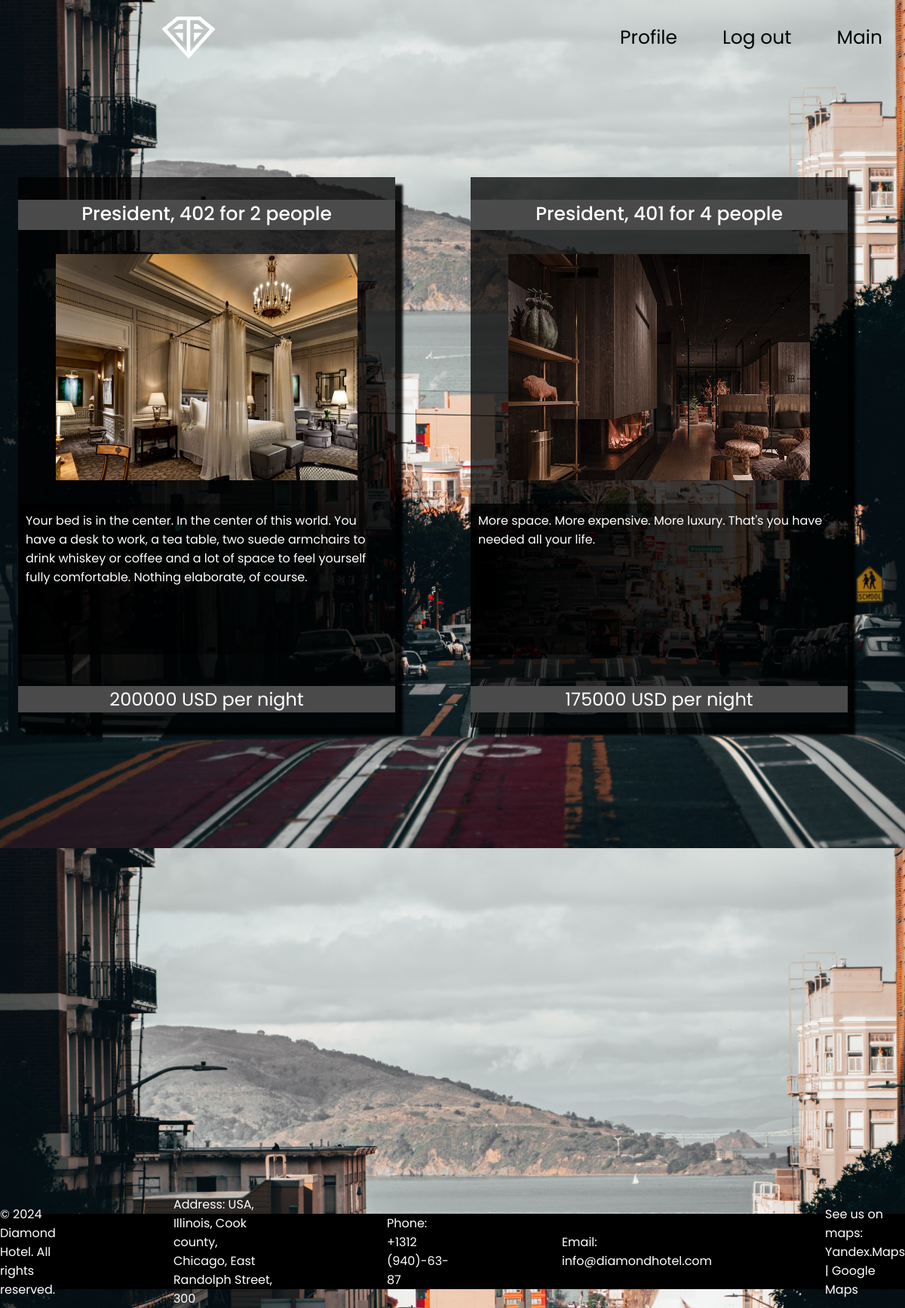
The page //rooms/ (signed in) on the database its author committed.
### direct/models.py (models this page shows, shortened)
class Room(models.Model):
    name = models.CharField(max_length=9)
    number = models.IntegerField()
    description = models.TextField()
    price = models.IntegerField()
    capacity = models.IntegerField()
    photo=models.ImageField(upload_to="static/images/rooms")
    is_available = models.BooleanField(default=True)
    class Meta:
        ordering=['-price']

### direct/views.py (the view)
# urls.py: path('rooms/', views.rooms, name='rooms'),
def rooms(request):
    if request.method == "GET":
        rooms = Room.objects.all()
        return render(request, 'rooms.html', {'rooms': rooms})

### direct/templates/rooms.html (shortened to what this page needs)
<!DOCTYPE html>
{% load static %}
<html lang="en">
<head>
</head>
<body>
    <header id="header">
        <div class="logobox">
          <img id="logo" src="{% static 'images/diamond.png'%}" alt="">
        </div>
          <ul id="headerul">
            {% if request.user.is_authenticated %}
            <li><a href="{% url 'profile' %}">Profile</a></li>
            <li>
              <form id="sign_out" method="post" action="{% url 'signout' %}" novalidate>{% csrf_token %}<button type="submit" style="background-color: rgba(0, 0, 0, 0); border:none;">Log out</button></form>
            </li>
            {% endif %}
            <li><a href="/">Main</a></li>
          </ul>
    </header>
    <div class="content">
        <div class="carousel-container">
            <div class="carousel-inner">
              {% for room in rooms %}
              {% if room.is_available %}
                <div class="room-card">
                    <div class="room-name">
                        <div class="name-inner">
                            <a href="{% url 'booking' room.id %}">
                                {{ room.name }}, {{ room.number }} for {{ room.capacity }} {% if room.capacity == 1 %} person {% else %} people {% endif %}
                            </a>
                        </div>
                    </div>
                    <div class="room-photo">
                        <div class="photo-inner">
                            <a href="{% url 'booking' room.id %}">
                                <img src="{{ room.photo.url }}" alt="">
                                </a>
                        </div>
                    </div><div class="room-description">
                        <p>{{ room.description }}</p>
                    </div>
                    <div class="room-price">
                      {{ room.price }} USD per night
                    </div>
                </div>
            {% endif %}
              {% endfor %}
            </div>
          </div>
    </div>
    <footer style="margin-bottom: 0px; position:absolute; margin-top: 500px; display:flex; justify-content: center; align-items:center; ">
        <div class="footer-inner" style="color:white; display:flex; justify-content: space-around; align-items:center; column-gap:150px;">
            <p>&copy; 2024 Diamond Hotel. All rights reserved.</p>
            <p>Address: USA, Illinois, Cook county, Chicago, East Randolph Street, 300</p>
            <p>Phone: +1312 (940)-63-87</p>
            <p>Email: info@diamondhotel.com</p>
            <p>See us on maps: <a href="https://yandex.ru/maps/-/CDfYRAOY">Yandex.Maps</a> | <a href="https://maps.app.goo.gl/ktJhHEDGhK79ksde9">Google Maps</a></p>
        </div>
    </footer>
</body>
</html>

### rows shown on the page
Room: name "President", number "402", capacity "2", shows "people", photo (picture), description "Your bed is in the center. In the center of this world. You have a desk to work, a tea table, two suede armchairs to drink whiskey or coffee and a lot of space to feel yourself fully comfortable. Nothing elaborate, of course.", price "200000"
Room: name "President", number "401", capacity "4", shows "people", photo (picture), description "More space. More expensive. More luxury. That's you have needed all your life.", price "175000"
